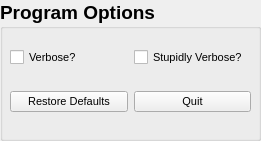
   <widget class="QGroupBox" name="groupBox">
    <property name="geometry">
     <rect>
      <x>280</x>
      <y>390</y>
      <width>261</width>
      <height>141</height>
     </rect>
    </property>
    <property name="font">
     <font>
      <pointsize>14</pointsize>
      <weight>75</weight>
      <bold>true</bold>
     </font>
    </property>
    <property name="title">
     <string>Program Options</string>
    </property>
    <widget class="QWidget" name="gridLayoutWidget_4">
     <property name="geometry">
      <rect>
       <x>10</x>
       <y>30</y>
       <width>241</width>
       <height>100</height>
      </rect>
     </property>
     <layout class="QGridLayout" name="gridLayout_7">
      <item row="0" column="0">
       <widget class="QCheckBox" name="verbose_check">
        <property name="font">
         <font>
          <pointsize>8</pointsize>
          <weight>50</weight>
          <bold>false</bold>
         </font>
        </property>
        <property name="toolTip">
         <string>Enter verbose mode.</string>
        </property>
        <property name="statusTip">
         <string>Enter verbose mode.</string>
        </property>
        <property name="whatsThis">
         <string>Prints detail to the terminal. </string>
        </property>
        <property name="text">
         <string>Verbose?</string>
        </property>
        <property name="checked">
         <bool>false</bool>
        </property>
       </widget>
      </item>
      <item row="0" column="1">
       <widget class="QCheckBox" name="stupid_verbose_check">
        <property name="font">
         <font>
          <pointsize>8</pointsize>
          <weight>50</weight>
          <bold>false</bold>
         </font>
        </property>
        <property name="toolTip">
         <string>Enter stupidly verbose mode.</string>
        </property>
        <property name="statusTip">
         <string>Enter stupidly verbose mode.</string>
        </property>
        <property name="whatsThis">
         <string>Prints ludicrous detail to the terminal.</string>
        </property>
        <property name="text">
         <string>Stupidly Verbose?</string>
        </property>
       </widget>
      </item>
      <item row="1" column="0">
       <widget class="QPushButton" name="restore_default_button">
        <property name="font">
         <font>
          <pointsize>8</pointsize>
          <weight>50</weight>
          <bold>false</bold>
         </font>
        </property>
        <property name="toolTip">
         <string>&lt;html&gt;&lt;head/&gt;&lt;body&gt;&lt;p&gt;Default behaviour is that user inputs are persistent between runs - click this will clear them and restore defaults. Requires restart of program.&lt;/p&gt;&lt;/body&gt;&lt;/html&gt;</string>
        </property>
        <property name="statusTip">
         <string>Clear persistent user inputs.</string>
        </property>
        <property name="text">
         <string>Restore Defaults</string>
        </property>
       </widget>
      </item>
      <item row="1" column="1">
       <widget class="QPushButton" name="quit_button">
        <property name="font">
         <font>
          <pointsize>8</pointsize>
          <weight>50</weight>
          <bold>false</bold>
         </font>
        </property>
        <property name="text">
         <string>Quit</string>
        </property>
       </widget>
      </item>
     </layout>
    </widget>
   </widget>
